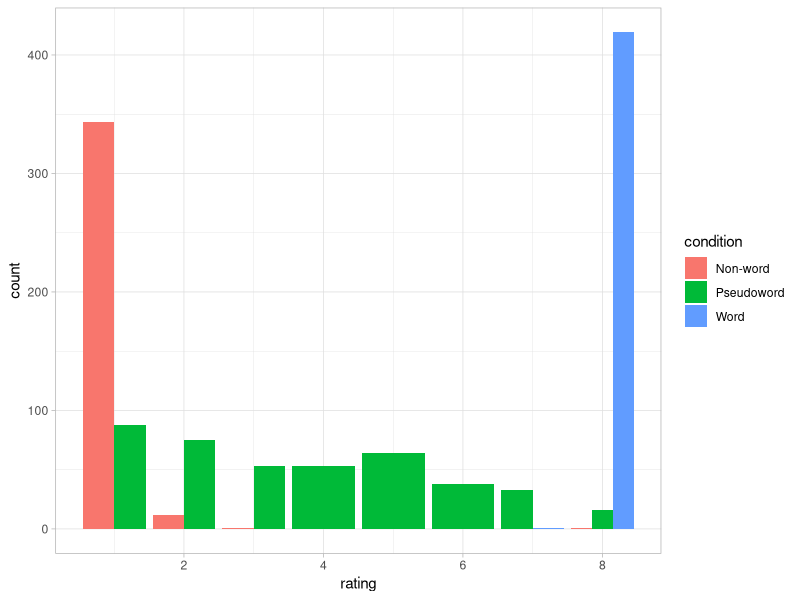
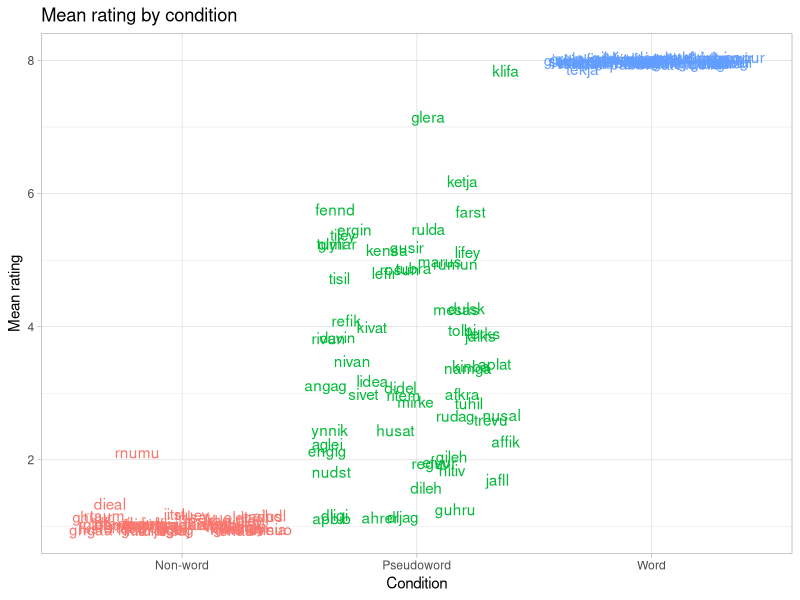
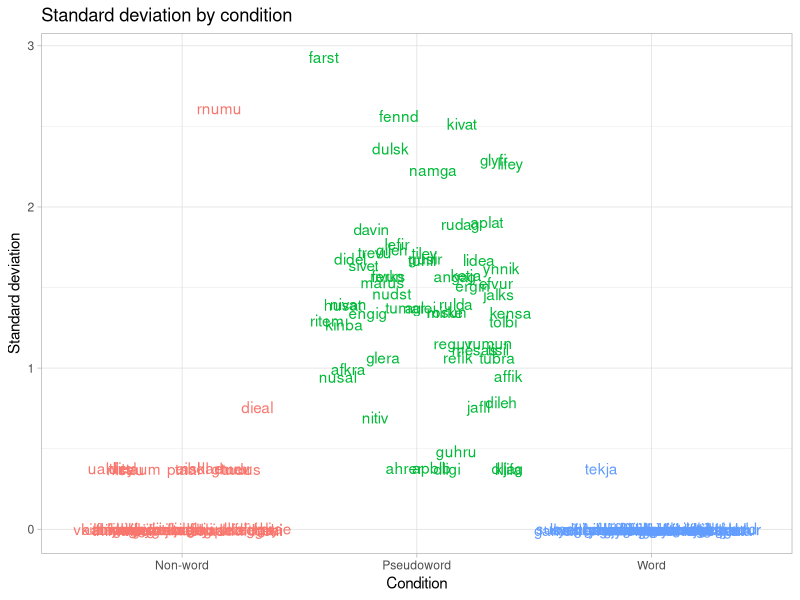

These figures' R source, in order:
# DYSSSVEP Word Plausibility Pretest
# Alec Shaw <alecshaw@hi.is>
# 2020-06-29

library(tidyverse)

# Read data --------------------------------------------------------------------
data <- read.csv("results/results_20200629.csv", header = FALSE,
                 comment.char = "#",
                 colClasses = c("integer", "character", "character", "integer",
                                "NULL", "character", "NULL", "character",
                                "integer", "NULL", "integer"),
                 col.names = c("time", "MD5", "controller", "item", "NULL",
                               "condition", "NULL", "prompt", "rating", "NULL",
                               "RT"))

# Format data ------------------------------------------------------------------
items <- subset(data, is.na(data$rating))
responses <- subset(data, !is.na(data$rating))

# Change "prompt" column name to "word"
colnames(items)[6] <- "word"

subj_count <- length(unique(responses$MD5))

# Join "word" to "responses" data frame
responses$word <- items$word

responses <- separate(responses, condition,
                      into = c("condition_num", "condition"), sep = "(?!\\d+)")

responses$condition <- factor(responses$condition,
                              labels = c("Non-word", "Pseudoword", "Word"))

str(responses)

# Visualizations ---------------------------------------------------------------

theme_set(theme_light())

ggplot(responses, aes(x = rating, fill = condition)) +
  geom_bar(position = "dodge")

condition_ratings <- group_by(responses, condition) %>%
  summarize(n = length(rating), mean = mean(rating), sd = sd(rating))
condition_ratings

word_ratings <- group_by(responses, word, condition) %>%
  summarize(n = length(rating), mean = mean(rating), sd = sd(rating))
word_ratings

# Mean
ggplot(word_ratings, aes(x = condition, y = mean, label = word,
                         color = condition)) +
  geom_text(position = "jitter") +
  labs(title = "Mean rating by condition", x = "Condition", y = "Mean rating") +
  guides(color = FALSE)

# Standard deviation
ggplot(word_ratings, aes(x = condition, y = sd, label = word,
                         color = condition)) +
  geom_text(position = "jitter") +
  labs(title = "Standard deviation by condition", x = "Condition",
       y = "Standard deviation") +
  guides(color = FALSE)

# What pseudowords are within one SD of the pseudoword mean?
word_ratings %>%
  filter(condition == "Pseudoword", mean >= 5)

word_ratings %>%
  filter(condition == "Pseudoword", mean <= 2)
